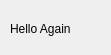
<?xml version="1.0" encoding="UTF-8"?>
<ui version="4.0">
 <class>frmWindowTwo</class>
 <widget class="QWidget" name="frmWindowTwo">
  <property name="geometry">
   <rect>
    <x>0</x>
    <y>0</y>
    <width>111</width>
    <height>55</height>
   </rect>
  </property>
  <property name="windowTitle">
   <string>Form</string>
  </property>
  <widget class="QLabel" name="lblHello">
   <property name="geometry">
    <rect>
     <x>10</x>
     <y>20</y>
     <width>81</width>
     <height>17</height>
    </rect>
   </property>
   <property name="text">
    <string>Hello Again</string>
   </property>
  </widget>
 </widget>
 <resources/>
 <connections/>
</ui>
